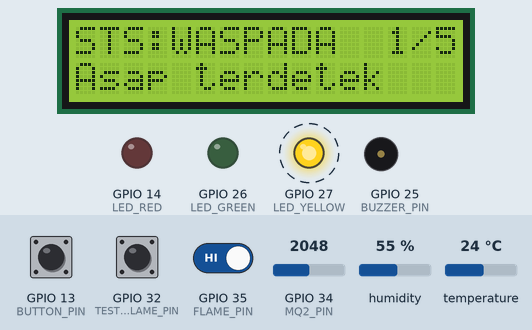
Recording of a sketch running on a simulated ESP32. Shown: 16×2 character LCD, output pins drawn as LEDs (lit = HIGH), buzzer (waves = sounding). Dashed ring = blinking. The inputs (shaded band) are chosen by the test bench; at power-on: humidity 55 %, GPIO 32 (TEST_FLAME_PIN) HIGH, GPIO 13 (BUTTON_PIN) HIGH, GPIO 34 (MQ2_PIN) = 2048, GPIO 35 (FLAME_PIN) HIGH, temperature 24 °C (analog values on the 0–4095 scale). What the sketch prints to the serial monitor is not drawn.

Above: at 1.85 s.
2.3 s: humidity set to 21 %
6.5 s: humidity set to 18 %
At 8.12 s:
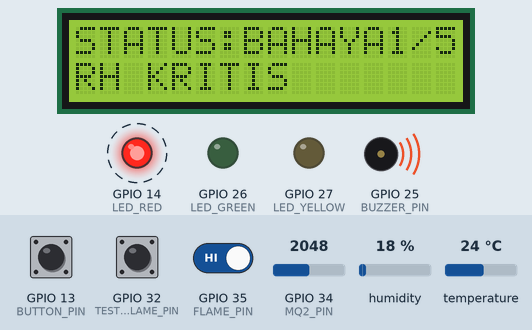
9.5 s: GPIO 32 (TEST_FLAME_PIN) driven LOW
At 10.15 s:
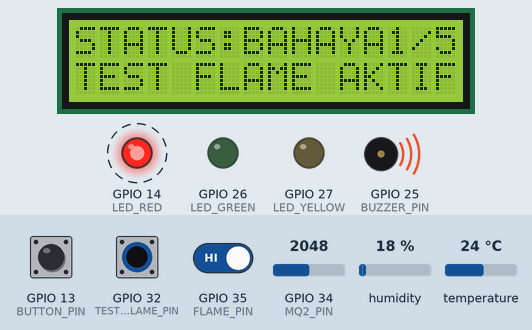
11.5 s: GPIO 13 (BUTTON_PIN) pulled LOW for 0.15 s
At 11.67 s:
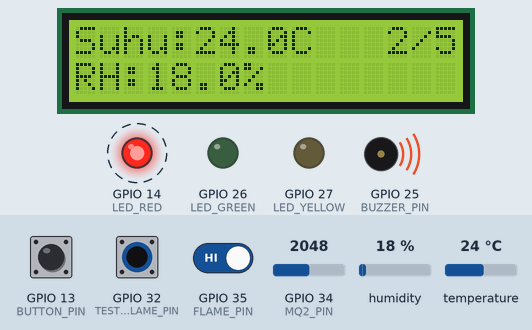
12.2 s: GPIO 13 (BUTTON_PIN) pulled LOW for 1 s
At 13.72 s:
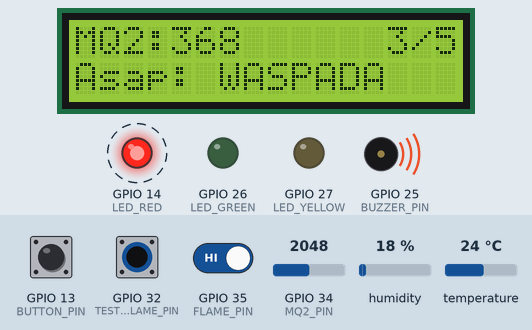
13.8 s: GPIO 34 (MQ2_PIN) set to 1998
At 14.47 s:
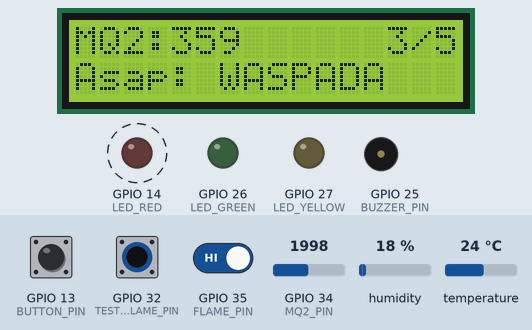
15.3 s: GPIO 34 (MQ2_PIN) set to 1876
At 15.69 s:
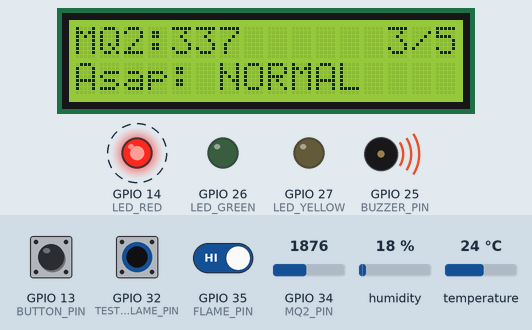
Timing chart, 0 to 18.3 s (numbered marks = the images above; inputs shaded):
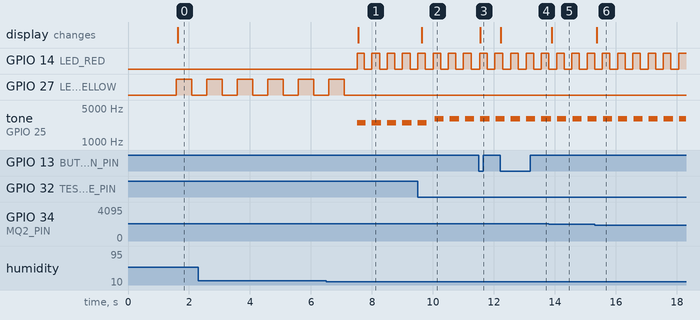

Measured:
- the behaviour switches between 20 and 19 % on humidity (found by bisection; images 0 and 1)
- the behaviour switches between 1950 and 1949 on GPIO 34 (MQ2_PIN) (found by bisection; images 5 and 6)
- after the input at 6.5 s, GPIO 14 (LED_RED): alternates HIGH for 0.25 s and LOW for 0.25 s, starting after 1.0 s; GPIO 27 (LED_YELLOW): goes on until 7.1 s, then stays LOW; tone on GPIO 25 (BUZZER_PIN): alternates 2500 Hz for 0.30 s and silent for 0.20 s, starting after 1.0 s; the display: changes after 1.1 s (image 1)
- after the input at 9.5 s, the display: changes after 0.13 s (image 2)
- after the input at 11.5 s, the display: changes after 0.06 s (image 3)
- after the input at 12.2 s, the display: changes at once (image 4)
- after the input at 13.8 s, the display: changes after 0.10 s (image 5)
- after the input at 15.3 s, the display: changes after 0.08 s (image 6)

The sketch:

sketch.ino
```cpp
#include <Wire.h>
#include <DHTesp.h>
#include <LiquidCrystal_I2C.h>
#include <math.h>

// ===================== PIN CONFIGURATION =====================
#define DHT_PIN         4
#define MQ2_PIN         34
#define FLAME_PIN       35
#define TEST_FLAME_PIN  32
#define BUTTON_PIN      13

#define LED_GREEN       26
#define LED_YELLOW      27
#define LED_RED         14
#define BUZZER_PIN      25

#define LCD_SDA         21
#define LCD_SCL         22

// ===================== MQ-2 CONFIG =====================
#define MQ2_MIN_PPM     0.1f
#define MQ2_MAX_PPM     100000.0f

// Kalibrasi:
#define MQ2_CAL_FACTOR  136.0f

// ===================== FLAME LOGIC =====================
#define FLAME_ACTIVE_LOW 1

// ===================== THRESHOLDS =====================
#define MQ2_WASPADA     350.0f
#define MQ2_BAHAYA      550.0f
#define MQ2_HYST         50.0f

#define TEMP_WASPADA     38.0f
#define TEMP_BAHAYA      48.0f
#define HUM_WASPADA      30.0f
#define HUM_BAHAYA       20.0f
#define TEMP_HYST         2.0f
#define HUM_HYST          3.0f

// ===================== TIMING =====================
#define DHT_INTERVAL             2500UL
#define FAST_SENSOR_INTERVAL      250UL
#define DEBOUNCE_DELAY            200UL
#define BLINK_SLOW                500UL
#define BLINK_FAST                250UL
#define BUZZER_ON_TIME            300UL
#define BUZZER_OFF_TIME           200UL
#define STARTUP_DURATION         1500UL

#define FLAME_TRIGGER_COUNT         3
#define FLAME_CLEAR_COUNT           3

// ===================== STATE MACHINE =====================
enum SystemState { NORMAL, WASPADA, BAHAYA };
SystemState currentState  = NORMAL;
SystemState previousState = NORMAL;

// ===================== OBJECTS =====================
DHTesp dht;
LiquidCrystal_I2C lcd(0x27, 16, 2);

// ===================== TIMING VARIABLES =====================
unsigned long lastDhtRead      = 0;
unsigned long lastFastRead     = 0;
unsigned long lastBlink        = 0;
unsigned long lastDebounce     = 0;
unsigned long lastBuzzerToggle = 0;
unsigned long startupStartMs   = 0;

// ===================== SENSOR DATA =====================
float temperature = 25.0f;
float humidity    = 50.0f;

float mq2Ppm      = 0.0f;
int mq2RawLast    = 0;

bool flameDetected   = false;
bool testFlameActive = false;

// Flame filter counters
int flameLowCount  = 0;
int flameHighCount = 0;

// ===================== OUTPUT STATE =====================
bool yellowLedState = false;
bool redLedState    = false;
bool buzzerOn       = false;

// ===================== LCD CONTROL =====================
int currentPage = 0;
const int TOTAL_PAGES = 5;
bool lcdDirty = true;

// ===================== BUTTON =====================
bool lastButtonState = HIGH;

// ===================== STARTUP CONTROL =====================
bool startupDone = false;

// ===================== CUSTOM CHARACTERS =====================
byte charDegree[8] = {
  0b00110, 0b01001, 0b01001, 0b00110, 0b00000, 0b00000, 0b00000, 0b00000
};

byte charBell[8] = {
  0b00100, 0b01110, 0b01110, 0b01110, 0b11111, 0b00000, 0b00100, 0b00000
};

byte charFire[8] = {
  0b00100, 0b01110, 0b11111, 0b11111, 0b01110, 0b00110, 0b00010, 0b00000
};

// ===================== HELPER FUNCTIONS =====================
bool floatChanged(float a, float b, float eps = 0.1f) {
  return fabsf(a - b) >= eps;
}

void printLine(uint8_t row, const char *text) {
  char buf[17];
  snprintf(buf, sizeof(buf), "%-16.16s", text);
  lcd.setCursor(0, row);
  lcd.print(buf);
}

void printPageIndicator(uint8_t page) {
  lcd.setCursor(13, 0);
  lcd.print(page);
  lcd.print("/");
  lcd.print(TOTAL_PAGES);
}

float rawToPpm(int raw) {
  raw = constrain(raw, 0, 4095);

  float norm = (float)raw / 4095.0f;

  // Skala linear ke 0.1..100000
  float ppm = MQ2_MIN_PPM + norm * (MQ2_MAX_PPM - MQ2_MIN_PPM);

  // Kalibrasi agar sesuai dengan slider Wokwi
  ppm = ppm / MQ2_CAL_FACTOR;

  return constrain(ppm, MQ2_MIN_PPM, MQ2_MAX_PPM);
}

bool flameRawActive() {
  int v = digitalRead(FLAME_PIN);
#if FLAME_ACTIVE_LOW
  return (v == LOW);
#else
  return (v == HIGH);
#endif
}

// ============================================================
// SETUP
// ============================================================
void setup() {
  Serial.begin(115200);

  pinMode(LED_GREEN,  OUTPUT);
  pinMode(LED_YELLOW, OUTPUT);
  pinMode(LED_RED,    OUTPUT);
  pinMode(BUZZER_PIN, OUTPUT);

  pinMode(FLAME_PIN, INPUT);
  pinMode(TEST_FLAME_PIN, INPUT_PULLUP);
  pinMode(BUTTON_PIN, INPUT_PULLUP);

  digitalWrite(LED_GREEN,  LOW);
  digitalWrite(LED_YELLOW, LOW);
  digitalWrite(LED_RED,    LOW);
  noTone(BUZZER_PIN);

  analogReadResolution(12);
  analogSetPinAttenuation(MQ2_PIN, ADC_11db);

  dht.setup(DHT_PIN, DHTesp::DHT22);

  Wire.begin(LCD_SDA, LCD_SCL);
  lcd.init();
  lcd.backlight();

  lcd.createChar(0, charDegree);
  lcd.createChar(1, charBell);
  lcd.createChar(2, charFire);

  startupStartMs = millis();

  lcd.clear();
  lcd.setCursor(3, 0);
  lcd.print("FIRE GUARD");
  lcd.setCursor(2, 1);
  lcd.print("Initializing...");

  Serial.println("========================================");
  Serial.println("  Sistem Deteksi Kebakaran ESP32 v2     ");
  Serial.println("========================================");
  Serial.println("[OK] DHT22, MQ-2, Flame Sensor aktif");
  Serial.println("[OK] TEST_FLAME tersedia di GPIO32");
}

// ============================================================
// STARTUP SCREEN
// ============================================================
void handleStartupScreen(unsigned long now) {
  if (startupDone) return;

  if (now - startupStartMs < STARTUP_DURATION) {
    return;
  }

  startupDone = true;
  lcd.clear();
  lcdDirty = true;
}

// ============================================================
// MAIN LOOP
// ============================================================
void loop() {
  unsigned long now = millis();

  handleStartupScreen(now);
  if (!startupDone) {
    return;
  }

  handleButton(now);

  bool sensorUpdated = readSensors(now);
  bool stateChanged  = updateState();

  updateOutputs(now);

  if (sensorUpdated || stateChanged) {
    printSerialStatus();
  }

  updateLCD();
}

// ============================================================
// BUTTON HANDLER
// ============================================================
void handleButton(unsigned long now) {
  bool buttonState = digitalRead(BUTTON_PIN);

  if (buttonState == LOW && lastButtonState == HIGH) {
    if (now - lastDebounce >= DEBOUNCE_DELAY) {
      currentPage = (currentPage + 1) % TOTAL_PAGES;
      lastDebounce = now;
      lcdDirty = true;
    }
  }

  lastButtonState = buttonState;
}

// ============================================================
// SENSOR READING
// ============================================================
bool readSensors(unsigned long now) {
  bool updated = false;

  if (now - lastFastRead >= FAST_SENSOR_INTERVAL) {
    lastFastRead = now;

    mq2RawLast = analogRead(MQ2_PIN);
    float ppm = rawToPpm(mq2RawLast);

    if (floatChanged(ppm, mq2Ppm, 0.1f)) {
      mq2Ppm = ppm;
      updated = true;
      lcdDirty = true;
    }

    testFlameActive = (digitalRead(TEST_FLAME_PIN) == LOW);
    bool flameRaw = flameRawActive();

    if (testFlameActive) {
      if (!flameDetected) {
        flameDetected = true;
        updated = true;
        lcdDirty = true;
      }
      flameLowCount = 0;
      flameHighCount = 0;
    } else {
      if (flameRaw) {
        flameLowCount++;
        flameHighCount = 0;

        if (!flameDetected && flameLowCount >= FLAME_TRIGGER_COUNT) {
          flameDetected = true;
          updated = true;
          lcdDirty = true;
        }
      } else {
        flameHighCount++;
        flameLowCount = 0;

        if (flameDetected && flameHighCount >= FLAME_CLEAR_COUNT) {
          flameDetected = false;
          updated = true;
          lcdDirty = true;
        }
      }
    }
  }

  if (now - lastDhtRead >= DHT_INTERVAL) {
    lastDhtRead = now;

    TempAndHumidity d = dht.getTempAndHumidity();

    Serial.print("DHT -> T: ");
    if (isnan(d.temperature)) Serial.print("NaN");
    else Serial.print(d.temperature, 1);

    Serial.print(" C | H: ");
    if (isnan(d.humidity)) Serial.print("NaN");
    else Serial.print(d.humidity, 1);

    Serial.println(" %");

    if (!isnan(d.temperature)) {
      temperature = d.temperature;
      updated = true;
      lcdDirty = true;
    }

    if (!isnan(d.humidity)) {
      humidity = d.humidity;
      updated = true;
      lcdDirty = true;
    }
  }

  return updated;
}

// ============================================================
// SERIAL DEBUG
// ============================================================
void printSerialStatus() {
  Serial.println("-----------------------");
  Serial.printf("Temp : %.1f C\n", temperature);
  Serial.printf("Hum  : %.1f %%\n", humidity);
  Serial.printf("MQ2  : %d ppm\n", (int)roundf(mq2Ppm));
  Serial.printf("MQ2 raw: %d\n", mq2RawLast);
  Serial.printf("Flame pin raw: %d\n", digitalRead(FLAME_PIN));
  Serial.printf("Flame detected: %s\n", flameDetected ? "YES" : "NO");
  Serial.printf("TEST_FLAME: %s\n", testFlameActive ? "ON" : "OFF");
  Serial.printf("State: %s\n",
    currentState == NORMAL  ? "NORMAL"  :
    currentState == WASPADA ? "WASPADA" : "BAHAYA");
}

// ============================================================
// STATE MACHINE
// ============================================================
bool updateState() {
  previousState = currentState;

  if (flameDetected ||
      temperature > TEMP_BAHAYA ||
      mq2Ppm > MQ2_BAHAYA ||
      humidity < HUM_BAHAYA) {
    currentState = BAHAYA;
  } else {
    bool hotW, smokeW, dryW;

    if (currentState == WASPADA) {
      hotW   = (temperature >= TEMP_WASPADA - TEMP_HYST);
      smokeW = (mq2Ppm      >= MQ2_WASPADA  - MQ2_HYST);
      dryW   = (humidity    <  HUM_WASPADA  + HUM_HYST);
    } else {
      hotW   = (temperature >= TEMP_WASPADA);
      smokeW = (mq2Ppm      >= MQ2_WASPADA);
      dryW   = (humidity    <  HUM_WASPADA && humidity >= HUM_BAHAYA);
    }

    currentState = (hotW || smokeW || dryW) ? WASPADA : NORMAL;
  }

  if (currentState != previousState) {
    lcdDirty = true;
    return true;
  }

  return false;
}

// ============================================================
// OUTPUT CONTROL
// ============================================================
void updateOutputs(unsigned long now) {
  switch (currentState) {
    case NORMAL:
      digitalWrite(LED_GREEN,  HIGH);
      digitalWrite(LED_YELLOW, LOW);
      digitalWrite(LED_RED,    LOW);
      noTone(BUZZER_PIN);
      buzzerOn = false;
      redLedState = false;
      yellowLedState = false;
      break;

    case WASPADA:
      digitalWrite(LED_GREEN, LOW);
      digitalWrite(LED_RED,   LOW);

      if (now - lastBlink >= BLINK_SLOW) {
        lastBlink = now;
        yellowLedState = !yellowLedState;
        digitalWrite(LED_YELLOW, yellowLedState);
      }

      noTone(BUZZER_PIN);
      buzzerOn = false;
      redLedState = false;
      break;

    case BAHAYA:
      digitalWrite(LED_GREEN,  LOW);
      digitalWrite(LED_YELLOW, LOW);

      if (now - lastBlink >= BLINK_FAST) {
        lastBlink = now;
        redLedState = !redLedState;
        digitalWrite(LED_RED, redLedState);
      }

      if (buzzerOn) {
        if (now - lastBuzzerToggle >= BUZZER_ON_TIME) {
          noTone(BUZZER_PIN);
          buzzerOn = false;
          lastBuzzerToggle = now;
        }
      } else {
        if (now - lastBuzzerToggle >= BUZZER_OFF_TIME) {
          tone(BUZZER_PIN, flameDetected ? 3000 : 2500);
          buzzerOn = true;
          lastBuzzerToggle = now;
        }
      }
      break;
  }
}

// ============================================================
// LCD DISPLAY
// ============================================================
void updateLCD() {
  if (!lcdDirty) return;
  lcdDirty = false;

  char line1[17];
  char line2[17];

  switch (currentPage) {
    case 0:
      if (currentState == NORMAL) {
        snprintf(line1, sizeof(line1), "STATUS:NORMAL");
        snprintf(line2, sizeof(line2), "Semua aman");
      } else if (currentState == WASPADA) {
        snprintf(line1, sizeof(line1), "STS:WASPADA");

        if (temperature >= TEMP_WASPADA) {
          snprintf(line2, sizeof(line2), "Suhu tinggi");
        } else if (mq2Ppm >= MQ2_WASPADA) {
          snprintf(line2, sizeof(line2), "Asap terdetek");
        } else {
          snprintf(line2, sizeof(line2), "RH turun");
        }
      } else {
        snprintf(line1, sizeof(line1), "STATUS:BAHAYA");

        if (testFlameActive) {
          snprintf(line2, sizeof(line2), "TEST FLAME AKTIF");
        } else if (flameDetected) {
          snprintf(line2, sizeof(line2), "API TERDETEKSI");
        } else if (temperature > TEMP_BAHAYA) {
          snprintf(line2, sizeof(line2), "SUHU KRITIS");
        } else if (mq2Ppm > MQ2_BAHAYA) {
          snprintf(line2, sizeof(line2), "ASAP BERBAHAYA");
        } else {
          snprintf(line2, sizeof(line2), "RH KRITIS");
        }
      }

      printLine(0, line1);
      printPageIndicator(1);
      printLine(1, line2);
      break;

    case 1:
      snprintf(line1, sizeof(line1), "Suhu:%.1fC", temperature);
      snprintf(line2, sizeof(line2), "RH:%.1f%%", humidity);

      printLine(0, line1);
      printPageIndicator(2);
      printLine(1, line2);
      break;

    case 2:
      snprintf(line1, sizeof(line1), "MQ2:%d", (int)roundf(mq2Ppm));

      if (mq2Ppm > MQ2_BAHAYA) {
        snprintf(line2, sizeof(line2), "Asap: BAHAYA");
      } else if (mq2Ppm >= MQ2_WASPADA) {
        snprintf(line2, sizeof(line2), "Asap: WASPADA");
      } else {
        snprintf(line2, sizeof(line2), "Asap: NORMAL");
      }

      printLine(0, line1);
      printPageIndicator(3);
      printLine(1, line2);
      break;

    case 3:
      snprintf(line1, sizeof(line1), "Flame Sensor");

      if (testFlameActive) {
        snprintf(line2, sizeof(line2), "TEST FLAME AKTIF");
      } else if (flameDetected) {
        snprintf(line2, sizeof(line2), "API TERDETEKSI");
      } else {
        snprintf(line2, sizeof(line2), "Tidak ada api");
      }

      printLine(0, line1);
      printPageIndicator(4);
      printLine(1, line2);
      break;

    case 4:
      snprintf(line1, sizeof(line1), "Batas Bahaya");
      snprintf(line2, sizeof(line2), "T>48 H<20 M>550");

      printLine(0, line1);
      printPageIndicator(5);
      printLine(1, line2);
      break;
  }
}
```
